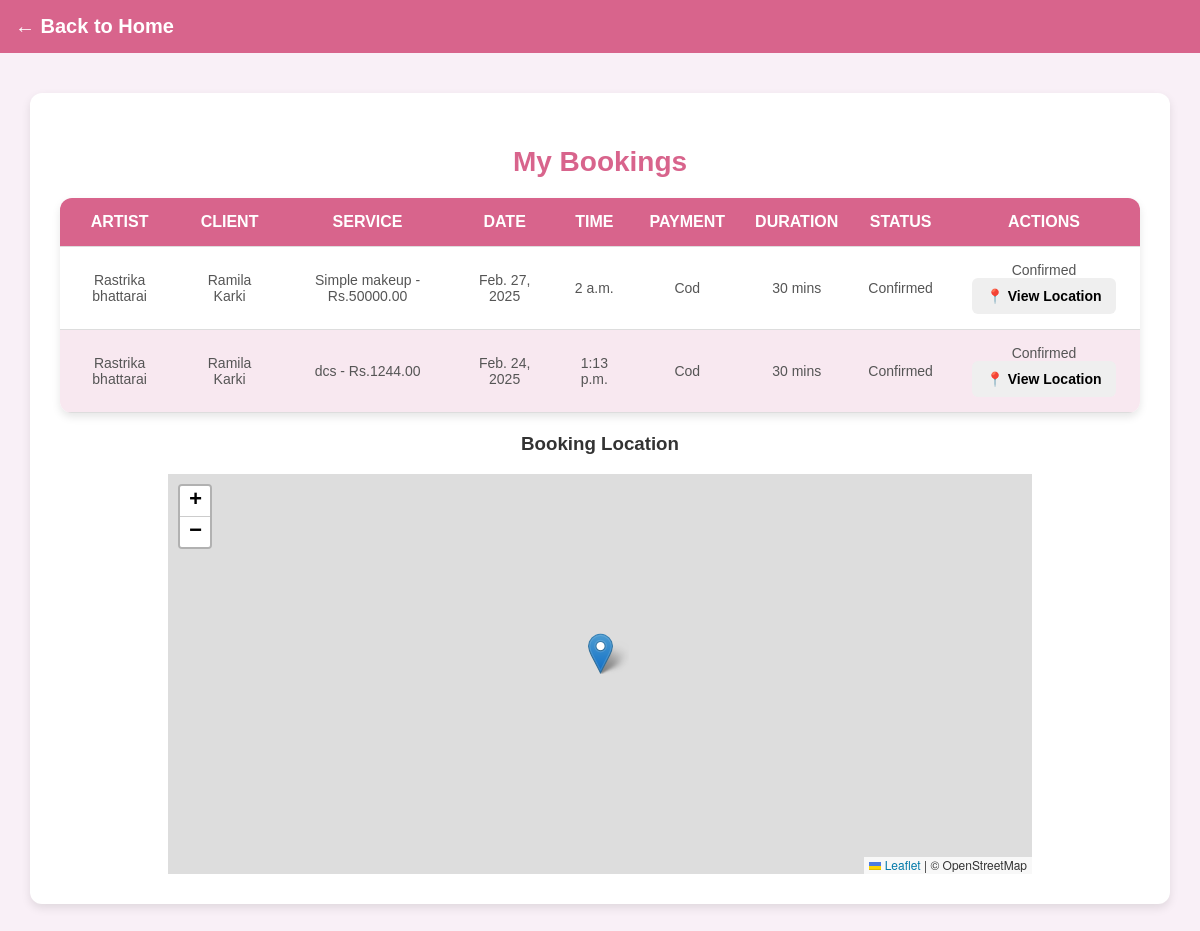
The page /bookings/ (signed in) on the database as committed earlier.
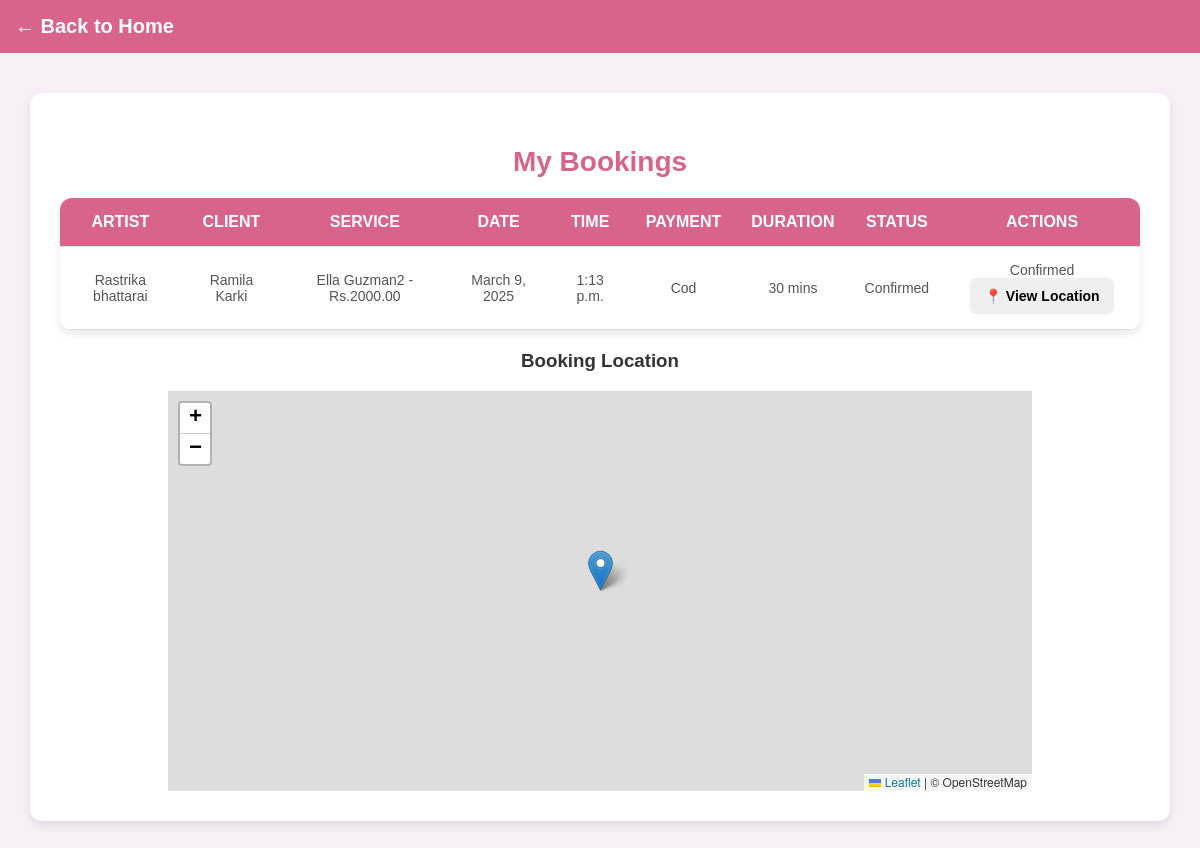
The same page on the database as committed later.
### accounts/models.py (models this page shows, shortened)
class Booking(models.Model):
    PAYMENT_CHOICES = [
        ("khalti", "Khalti"),
        ("cod", "Cash on Delivery"),
    ]
    STATUS_CHOICES = [
        ("Pending", "Pending"),
        ("Confirmed", "Confirmed"),
        ("Cancelled", "Cancelled"),
    ]
    artist = models.ForeignKey(User, on_delete=models.CASCADE, related_name="bookings")
    client = models.ForeignKey(User, on_delete=models.CASCADE, related_name="client_bookings")
    service = models.ForeignKey("Service", on_delete=models.CASCADE, null=True, blank=True)
    date = models.DateField()
    time = models.TimeField()
    payment_method = models.CharField(max_length=10, choices=PAYMENT_CHOICES, default="cod")
    payment_status = models.CharField(max_length=20, default="Pending")
    status = models.CharField(max_length=10, choices=STATUS_CHOICES, default="Pending")
    latitude = models.DecimalField(max_digits=9, decimal_places=6, null=True, blank=True)  # ✅ Allow 6 decimal places
    longitude = models.DecimalField(max_digits=9, decimal_places=6, null=True, blank=True)  # ✅ Allow 6 decimal places
    created_at = models.DateTimeField(auto_now_add=True)
    class Meta:
        unique_together = ('artist', 'date', 'time')  # ✅ Prevent duplicate bookings

class User(AbstractUser):
    username = None  # ✅ Remove username field completely
    email = models.EmailField(unique=True)  # Email as the unique identifier
    phone = models.CharField(max_length=15, unique=True)
    password = models.CharField(max_length=100)
    profile_image = models.ImageField(upload_to="profile_images/", null=True, blank=True)
    is_verified = models.BooleanField(default=False)
    is_artist = models.BooleanField(default=False)
    otp = models.CharField(max_length=6, blank=True, null=True)  # ✅ Stores OTP
    city = models.CharField(max_length=100, null=True, blank=True)
    works_at = models.CharField(max_length=255, null=True, blank=True)
    experience_years = models.IntegerField(default=0, null=True, blank=True)
    training_certificate = models.FileField(upload_to="certificates/", null=True, blank=True)
    is_available = models.BooleanField(default=True)
    USERNAME_FIELD = "email"  # ✅ Login using email instead of username
    REQUIRED_FIELDS = []  # ✅ Don't require username
    objects = CustomUserManager()  # ✅ Use custom manager

class Service(models.Model):
    artist = models.ForeignKey(User, related_name='services', on_delete=models.CASCADE)
    service_name = models.CharField(max_length=255)
    price = models.DecimalField(max_digits=10, decimal_places=2)
    duration = models.CharField(max_length=50, default="30 mins")
    description = models.TextField(blank=True, null=True)
    created_at = models.DateTimeField(auto_now_add=True)

### accounts/views.py (the view)
# urls.py: path('bookings/', bookings, name='bookings'),
def bookings(request):
    user = request.user
    if user.is_artist:
        user_bookings = Booking.objects.filter(artist=user)
    else:
        user_bookings = Booking.objects.filter(client=user)
    return render(request, 'accounts/bookings.html', {'user_bookings': user_bookings})

### accounts/templates/accounts/bookings.html (shortened to what this page needs)
{% load static %}
<!DOCTYPE html>
<html lang="en">
<head>
    <link rel="stylesheet" href="{% static 'css/bookings2.css' %}">
    <link rel="stylesheet" href="https://unpkg.com/leaflet/dist/leaflet.css">
</head>
<body>
    <header>
        <a href="{% url 'artist_dashboard' %}">← Back to Home</a>
    </header>
    <div class="bookings-container">
        <h2>My Bookings</h2>
        {% if user_bookings %}
            <table>
                <thead>
                    <tr>
                        <th>Artist</th>
                        <th>Client</th>
                        <th>Service</th>
                        <th>Date</th>
                        <th>Time</th>
                        <th>Payment</th>
                        <th>Duration</th>
                        <th>Status</th>
                        <th>Actions</th>
                    </tr>
                </thead>
                <tbody>
                    {% for booking in user_bookings %}
                    <tr>
                        <td>{{ booking.artist.first_name }} {{ booking.artist.last_name }}</td>
                        <td>{{ booking.client.first_name }} {{ booking.client.last_name }}</td>
                        <td>{{ booking.service.service_name }} - Rs.{{ booking.service.price }}</td>
                        <td>{{ booking.date }}</td>
                        <td>{{ booking.time }}</td>
                        <td>{{ booking.payment_method|title }}</td>
                        <td>{{ booking.service.duration }}</td>
                        <td id="status-{{ booking.id }}">{{ booking.status }}</td>
                        <td>
                            {% if booking.status == "Pending" %}
                                <button onclick="updateBookingStatus({{ booking.id }}, 'Confirmed')">Confirm</button>
                                <button onclick="updateBookingStatus({{ booking.id }}, 'Cancelled')">Cancel</button>
                            {% else %}
                                {{ booking.status }}
                            {% endif %}
                            <button onclick="viewLocation({{ booking.latitude }}, {{ booking.longitude }})">📍 View Location</button>
                        </td>
                    </tr>
                    {% endfor %}
                </tbody>
            </table>
        {% else %}
            <p>No bookings found.</p>
        {% endif %}
        <div id="map-container">
            <h3>Booking Location</h3>
            <div id="map"></div>
        </div>
    </div>
</body>
</html>

Rows that differ between the two databases and show on the page:
removed Booking: artist.first_name "Rastrika", artist.last_name "bhattarai", client.first_name "Ramila", client.last_name "Karki", service.service_name "Simple makeup", service.price "50000.00", date "Feb. 27, 2025", time "2 a.m.", payment_method "Cod", service.duration "30 mins", status "Confirmed"
removed Booking: artist.first_name "Rastrika", artist.last_name "bhattarai", client.first_name "Ramila", client.last_name "Karki", service.service_name "dcs", service.price "1244.00", date "Feb. 24, 2025", time "1:13 p.m.", payment_method "Cod", service.duration "30 mins", status "Confirmed"
added Booking: artist.first_name "Rastrika", artist.last_name "bhattarai", client.first_name "Ramila", client.last_name "Karki", service.service_name "Ella Guzman2", service.price "2000.00", date "March 9, 2025", time "1:13 p.m.", payment_method "Cod", service.duration "30 mins", status "Confirmed"
